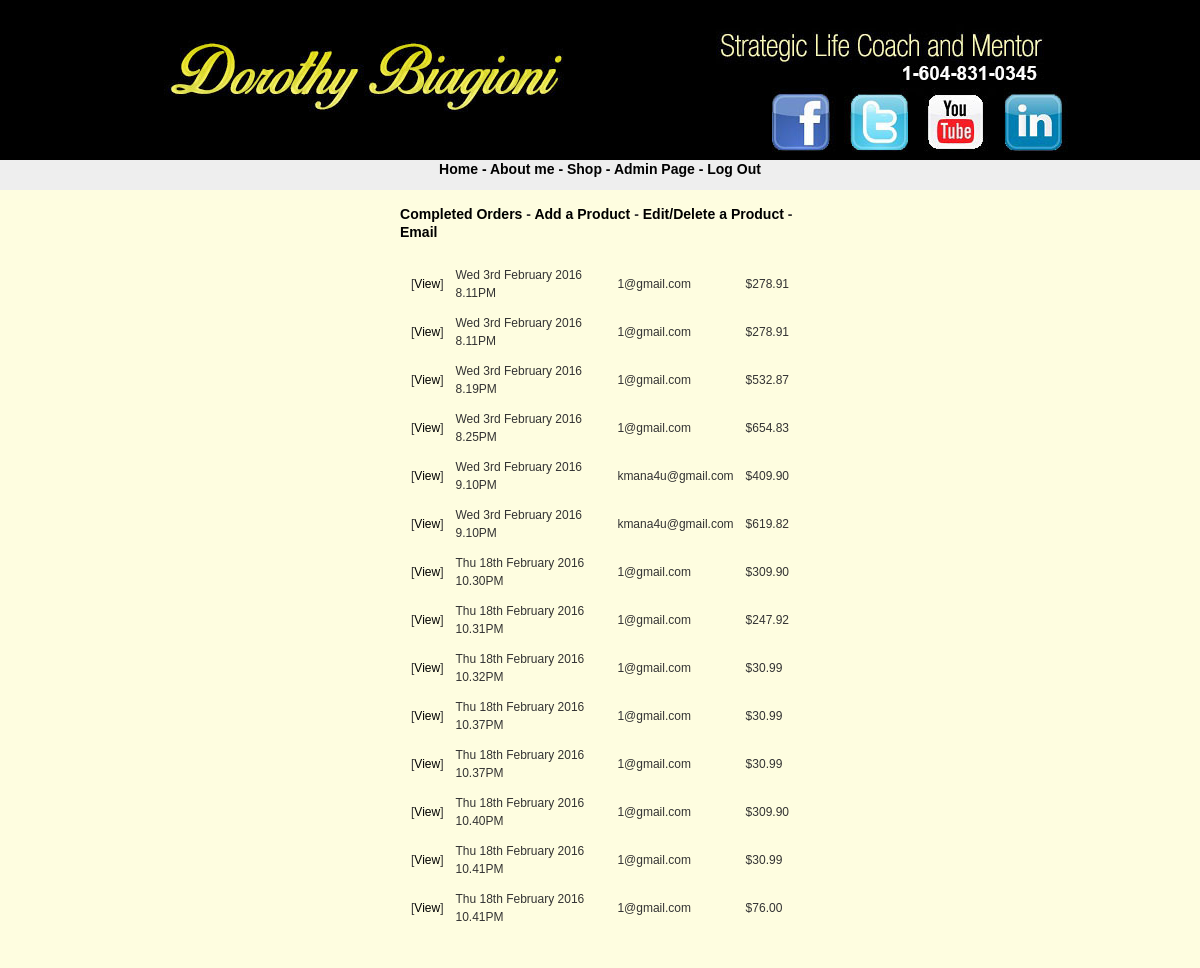
The page /src/final/adminhistory.php (signed in) on the database its author committed.
### tables this page shows
CREATE TABLE IF NOT EXISTS `orders` (
  `id` int(11) NOT NULL AUTO_INCREMENT,
  `customer_id` int(11) NOT NULL,
  `date` datetime NOT NULL,
  `total` float NOT NULL,
  `Paid` tinyint(4) NOT NULL,
  PRIMARY KEY (`id`)
);

CREATE TABLE IF NOT EXISTS `customers` (
  `id` int(11) NOT NULL AUTO_INCREMENT,
  `firstName` varchar(50) NOT NULL,
  `lastName` varchar(50) NOT NULL,
  `phone` varchar(20) NOT NULL,
  `email` varchar(150) NOT NULL,
  `password` varchar(50) NOT NULL,
  `newsletter` tinyint(4) NOT NULL,
  PRIMARY KEY (`id`),
  UNIQUE KEY `email` (`email`)
);

### src/final/config.php (called while the page is built, shortened)
<?php
$config_basedir = "";
?>

### src/final/adminhistory.php (the view, shortened to what this page needs)
<?php
require("header.php");
if(isset($_SESSION['SESS_ADMINLOGGEDIN']))
{
		echo "<h3><a href=adminhistory.php>Completed Orders</a> -";
        echo " <a href=addProduct.php>Add a Product</a> -";
		echo " <a href=editProduct.php>Edit/Delete a Product</a> -";
		echo " <a href=sendemail.php>Email</a></h3>";
    $custsql = "SELECT orders.id, orders.date, orders.total, customers.email from orders,customers WHERE Paid = 1 and orders.customer_id=customers.id";
    $custres = mysqli_query($mysqli,$custsql) or die(mysqli_error($mysqli));
	$custnumrows = mysqli_num_rows($custres);
	if($custnumrows != 0)
    {
		echo "<table cellspacing=10>";
		while($row = mysqli_fetch_assoc($custres))
		{
		echo "<tr>";
		echo "<td>[<a href='admindetail.php?id=" . $row['id']. "'>View</a>]</td>";
		echo "<td>". date("D jS F Y g.iA", strtotime($row['date'])). "</td>";
		echo "<td>";
		echo "</td>";
		echo "<td>".$row['email']."</td>";
		echo "<td>$" . sprintf('%.2f',$row['total']) . "</td>";
		echo "</tr>";
		}
		echo "</table>";
    }
    else
	{
		echo "<strong>No orders</strong>";
    }
}
else
{
    echo("<script>alert('You are not administer.')</script>");
    echo("<script>window.location = 'login.php';</script>");
}
?>

### src/final/header.php (shortened to what this page needs)
<?php
require("config.php");
?>
<!DOCTYPE HTML>
<head>
    <link href="css/stylesheet.css" rel="stylesheet" type="text/css">
</head>
<body>
    <div id="header">
        <img src='./images/header.jpg' usemap="#logos">
    </div>
    <div id="menu">
        <a href="<?php echo $config_basedir; ?>index.php">Home</a> -
        <a href="<?php echo $config_basedir; ?>about.php">About me</a> -
        <a href="<?php echo $config_basedir; ?>products.php">Shop</a> -
        <?php
	if(isset($_SESSION['SESS_ADMINLOGGEDIN'])) {
		echo "<a href=admin.php>Admin Page</a> ";
	}
        ?>
	<?php
	if(isset($_SESSION['SESS_LOGGEDIN']) || isset($_SESSION['SESS_ADMINLOGGEDIN'])) {
        echo " - <a href=logout.php>Log Out</a> " ;
        }
	?>
    </div>
    <div id="container">
    <div id="main">

### src/final/css/stylesheet.css (style rules this page uses)
body { font-family: "trebuchet ms", verdana, sans-serif; font-size: 12px; line-height: 1.5em; color: #333; background: #FEFDE0; margin: 0; padding: 0; text-align: center; width: 100%; }
a:link { text-decoration: none; color: #000; }
img { border: 0; }
#container { top: 190px; width: 100%; position: fixed; background: #FEFDE0; text-align: left; height: 750px; overflow-y:scroll; }
#menu { font-family: "trebuchet ms", verdana, sans-serif; font-size: 14px; font-weight: bold; position: fixed; height: 30px; top: 160px; left: 0px; width: 100%; padding: 0px; color: #000000; background-color: #eee }
#header { position: fixed; top: 0px; left: 0px; width: 100%; background: black; }
#main { margin: 15px 400px 15px 400px; background: #FEFDE0; }

### rows shown on the page
orders: date "Wed 3rd February 2016 8.11PM", customer.email "1@gmail.com", total "278.91"
orders: date "Wed 3rd February 2016 8.11PM", customer.email "1@gmail.com", total "278.91"
orders: date "Wed 3rd February 2016 8.19PM", customer.email "1@gmail.com", total "532.87"
orders: date "Wed 3rd February 2016 8.25PM", customer.email "1@gmail.com", total "654.83"
orders: date "Wed 3rd February 2016 9.10PM", customer.email "kmana4u@gmail.com", total "409.90"
orders: date "Wed 3rd February 2016 9.10PM", customer.email "kmana4u@gmail.com", total "619.82"
orders: date "Thu 18th February 2016 10.30PM", customer.email "1@gmail.com", total "309.90"
orders: date "Thu 18th February 2016 10.31PM", customer.email "1@gmail.com", total "247.92"
orders: date "Thu 18th February 2016 10.32PM", customer.email "1@gmail.com", total "30.99"
orders: date "Thu 18th February 2016 10.37PM", customer.email "1@gmail.com", total "30.99"
orders: date "Thu 18th February 2016 10.37PM", customer.email "1@gmail.com", total "30.99"
orders: date "Thu 18th February 2016 10.40PM", customer.email "1@gmail.com", total "309.90"
orders: date "Thu 18th February 2016 10.41PM", customer.email "1@gmail.com", total "30.99"
orders: date "Thu 18th February 2016 10.41PM", customer.email "1@gmail.com", total "76.00"
